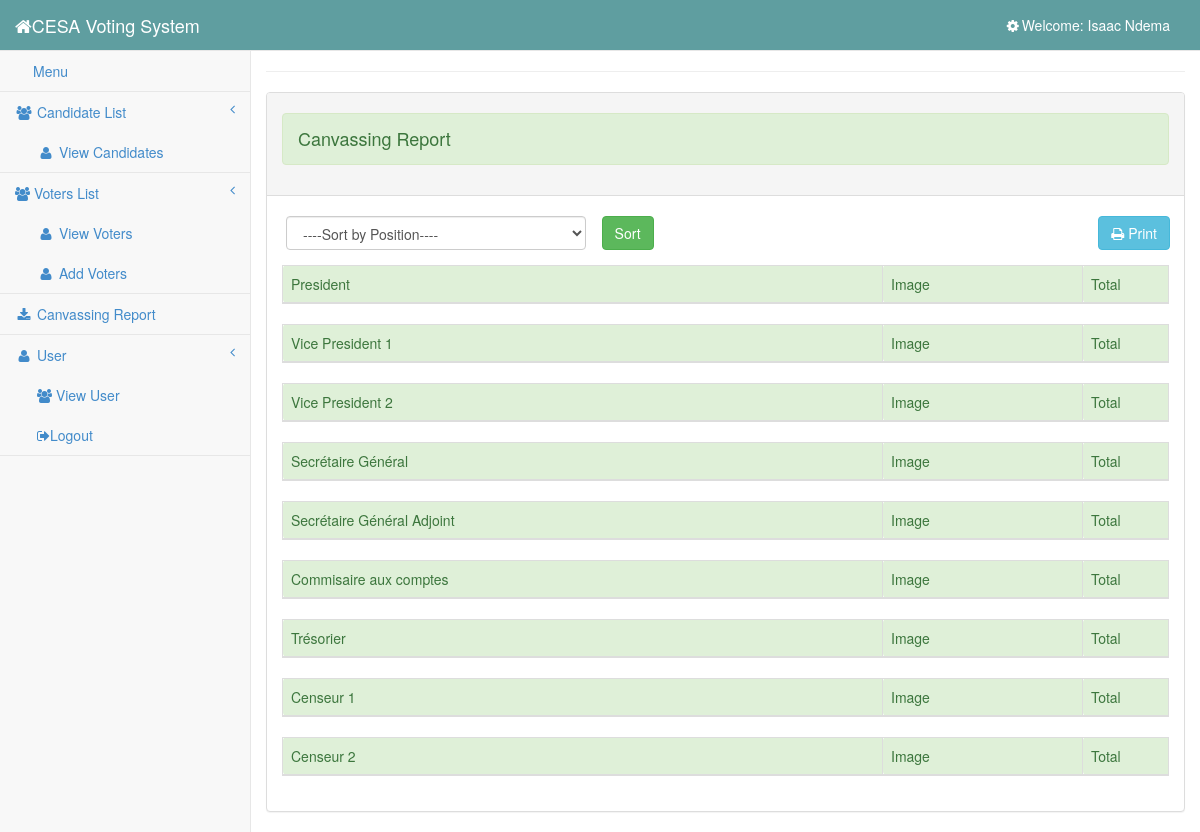
The page /admin/canvassing.php (signed in) on the database its author committed.
### tables this page shows
CREATE TABLE IF NOT EXISTS `user` (
  `user_id` int(11) NOT NULL AUTO_INCREMENT,
  `username` varchar(100) NOT NULL,
  `password` varchar(100) NOT NULL,
  `firstname` varchar(100) NOT NULL,
  `lastname` varchar(100) NOT NULL,
  PRIMARY KEY (`user_id`)
);

CREATE TABLE IF NOT EXISTS `postes` (
  `id` int(11) NOT NULL AUTO_INCREMENT,
  `name` varchar(100) NOT NULL,
  `class_name` varchar(10) NOT NULL,
  PRIMARY KEY (`id`),
  UNIQUE KEY `id` (`id`,`class_name`)
);

### admin/session.php (called while the page is built, shortened)
<?php
	require '../database/dbcon.php';
	$session_id=$_SESSION['id'];
	$user_query = $conn->query("SELECT * FROM user WHERE user_id = '$session_id'") or die(mysqli_errno());
	$user_row = $user_query->fetch_array();
?>

### admin/canvassing.php (the view, shortened to what this page needs)
<?php include ('session.php');?>
<?php include ('head.php');?>
<body>
    <div id="wrapper">
		<?php include ('side_bar.php'); ?>
        <div id="page-wrapper">
            <div class="row">
                <div class="col-lg-12"></div>
				<hr/>
				<div class="panel panel-default">
					<div class="panel-heading">
						<h4 class = "alert alert-success">Canvassing Report</h4>
					</div>
					<br/>
                    <form method="post" action="sort.php">
						<select name="position" id="position" class = "form-control pull-left" style = "width:300px;margin-left:19px; ">
							<option readonly>----Sort by Position----</option>
						</select>
						<button id ="sort" class = "btn btn-success">Sort</button>
						<button type="button" onclick="window.print();" style = "margin-right:14px;" id ="print" class = "pull-right btn btn-info"><i class = "fa fa-print"></i> Print</button>
					</form>
                    <div class="panel-body">
						<?php
							$postes = $conn->query("SELECT `name` FROM `postes`") or die(mysqli_errno());
							while($poste = $postes->fetch_array()){
						?>
						<table class="table table-striped table-bordered table-hover ">
							<thead>
								<td style = "width:600px;" class = "alert alert-success"><?php echo $poste['name'];?></td>
								<td style = "width:200px;"class = "alert alert-success">Image</td>
								<td class = "alert alert-success">Total</td>
							</thead>
							<?php
							}
							?>
						</table>
					</div>
                </div>
            </div>
        </div>
    </div>
</body>
</html>

### admin/side_bar.php (shortened to what this page needs)
<?php require '../database/dbcon.php';?>
<nav class="navbar navbar-default navbar-static-top" role="navigation" style="margin-bottom:0; background-color:cadetblue;">
    <div class="navbar-header">
        <a class="navbar-brand" href="" style="color:white;"><i class="fa fa-home fa-large"> </i>CESA Voting System</a>
    </div>
    <ul class="nav navbar-top-links navbar-right">
        <?php
        $query = $conn->query("SELECT * from user where user_id ='$session_id'") or die(mysql_error());
        while ($row = $query->fetch_array()) {
        ?>
            <li class="dropdown">
                <a class="dropdown-toggle" data-toggle="dropdown" href="#" style="color: white">
                    <i class="fa fa-cog fa-spin fa-fw"></i>Welcome: <?php echo $user_username = $user_row['firstname'] . " " . $user_row['lastname']; ?>
                </a>
            </li>
        <?php } ?>
    </ul>
    <div class="navbar-default sidebar" role="navigation">
        <div class="sidebar-nav navbar-collapse">
            <ul class="nav" id="side-menu">
                <li>
                    <a href="candidate.php"><i class="fa fa-menu fa-fw"></i>Menu </a>
                </li>
                <li>
                    <a href="#"><i class="fa fa-users fa-fw"></i> Candidate List<span class="fa arrow"></span></a>
                    <ul class="nav nav-second-level">
                        <li>
                            <a href="candidate.php"><i class="fa fa-user fa-fw"></i> View Candidates</a>
                        </li>
                    </ul>
                </li>
                <li>
                    <a href="#"><i class="fa fa-users"></i> Voters List<span class="fa arrow"></span></a>
                    <ul class="nav nav-second-level">
                        <li>
                            <a href="voters.php"><i class="fa fa-user fa-fw"></i> View Voters</a>
                        </li>
                        <li>
                            <a href="../register/index.php"><i class="fa fa-user fa-fw"></i> Add Voters</a>
                        </li>
                    </ul>
                </li>
                <li>
                    <a target="blank" href="../results.php?token=CESAGI2022"><i class="fa fa-download fa-fw"></i> Canvassing Report</a>
                </li>
                <li>
                    <a href="#"><i class="fa fa-user fa-fw"></i> User<span class="fa arrow"></span></a>
                    <ul class="nav nav-second-level">
                        <li>
                            <a href="user.php"> <i class="fa fa-users"></i> View User</a>
                        </li>
                        <li>
                            <a href="logout.php"> <i class="fa fa-sign-out"></i>Logout</a>
                        </li>
                    </ul>
                </li>
            </ul>
        </div>
    </div>
</nav>

### css/sb-admin-2.css (style rules this page uses)
body { background-color: #f8f8f8; }
#wrapper { width: 100%; }
#page-wrapper { padding: 0 15px; min-height: 568px; background-color: #fff; }
@media (min-width:768px) { #page-wrapper { position: inherit; margin: 0 0 0 250px; padding: 0 30px; border-left: 1px solid #e7e7e7; } }
.navbar-top-links li { display: inline-block; }
.navbar-top-links li:last-child { margin-right: 15px; }
.navbar-top-links li a { padding: 15px; min-height: 50px; }
.sidebar .sidebar-nav.navbar-collapse { padding-right: 0; padding-left: 0; }
.sidebar ul li { border-bottom: 1px solid #e7e7e7; }
.sidebar .arrow { float: right; }
.sidebar .fa.arrow:before { content: "\f104"; }
.sidebar .nav-second-level li, .sidebar .nav-third-level li { border-bottom: 0!important; }
.sidebar .nav-second-level li a { padding-left: 37px; }
@media (min-width:768px) { .sidebar { z-index: 1; position: absolute; width: 250px; margin-top: 51px; } }

### rows shown on the page
user: firstname+lastname "Isaac Ndema"
postes: name "President"
postes: name "Vice President 1"
postes: name "Vice President 2"
postes: name "Secrétaire Général"
postes: name "Secrétaire Général Adjoint"
postes: name "Commisaire aux comptes"
postes: name "Trésorier"
postes: name "Censeur 1"
postes: name "Censeur 2"
